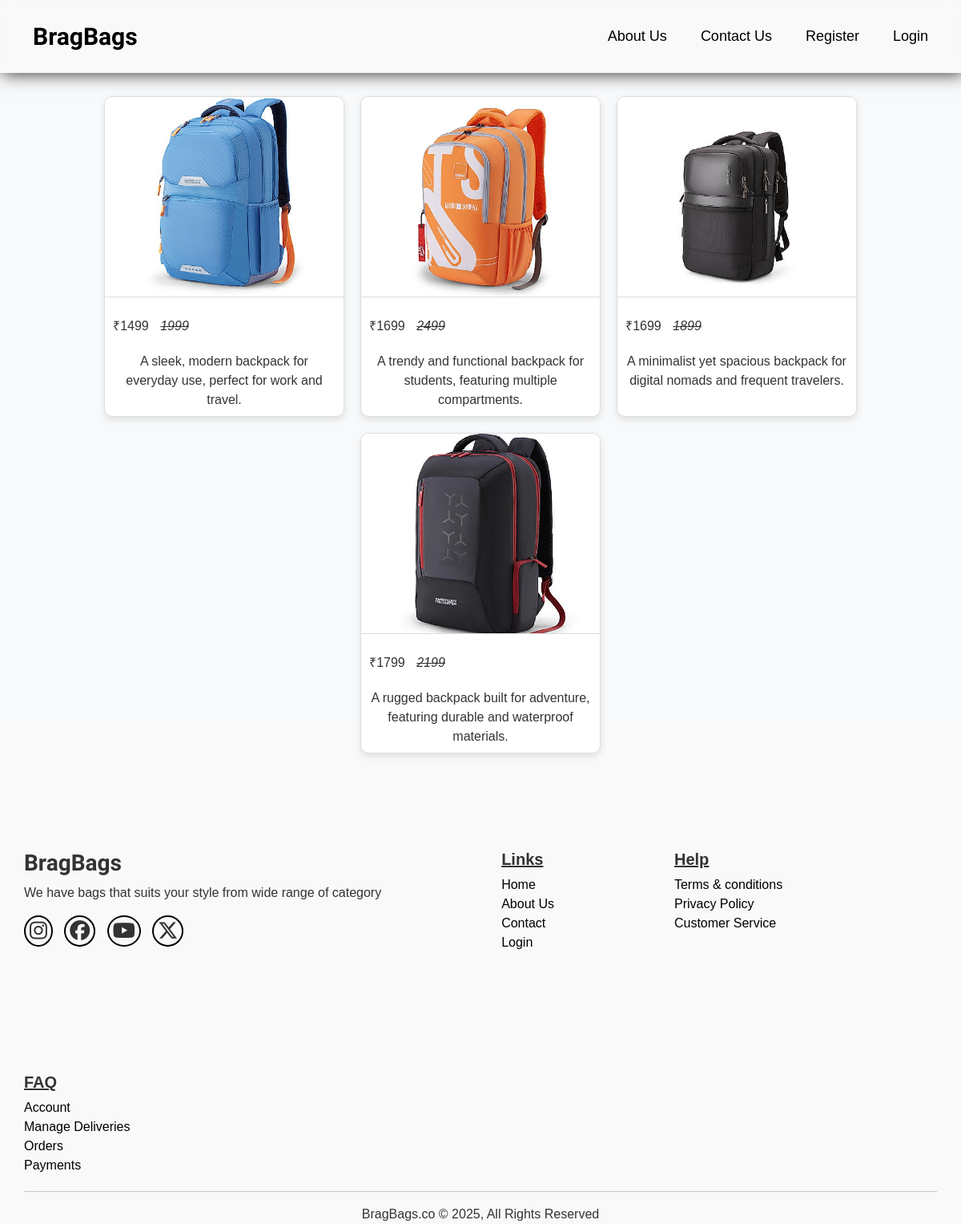
/backpackcat/, run on the app's committed database.
### core/models.py (models this page shows, shortened)
class Luggage(models.Model):
    CATEGORY_CHOICES = [
        ('SUITCASE', 'Suitcase'),
        ('BAGPACKS', 'Bagpacks'),
        ('DUFFLE', 'Duffle'),
        ('BRIEFCASE','Briefcase')
    ]
    name = models.CharField(max_length=100)
    category = models.CharField(max_length=20, choices=CATEGORY_CHOICES)
    small_description=models.CharField(max_length=300)
    description=models.TextField()
    original_price = models.IntegerField()
    discounted_price = models.IntegerField()
    luggage_image =models.ImageField(upload_to='luggage_images', default="")

### core/views.py (the view)
# urls.py: path('backpackcat/', views.backpack_category, name="backpackcat"),
def backpack_category(request):
    sc = Luggage.objects.filter(category='BAGPACKS')
    return render(request,'core/backpackcat.html',{'sc':sc})

### core/templates/core/backpackcat.html
{% extends "core/base.html" %} {% load static %} {% block content %}
<div class="suitcase-category">
  {% for sc in sc %}
  <div class="box" id="box1">
    <a href="{% url "product" sc.id %}">
      <img src="{{ sc.luggage_image.url }}" alt="back_images" />
    </a> <br>
    <p class="p_block">&#8377;{{sc.discounted_price}}</p>
    <i>{{sc.original_price}}</i>
    <p>{{sc.small_description}}</p>
  </div>
  {% endfor %}
</div>
{% endblock content %}

### core/static/core/css/main.css (style rules this page uses)
* { box-sizing: border-box; margin: 0; padding: 0; font-family: Arial, sans-serif; font-weight: 100; }
html, body { min-height: 100vh; width: 100%; background-color: #fff; }

### core/static/core/css/product.css (style rules this page uses)
body { font-family: 'Poppins', sans-serif; background-color: #f9f9f9; color: #333; }

### core/static/core/css/suitcategory.css (style rules this page uses)
* { margin: 0; padding: 0; box-sizing: border-box; }
html, body { width: 100%; height: 100%; font-family: 'Arial', sans-serif; background-color: #f9f9f9; }
.suitcase-category { margin: 100px auto; padding: 20px; display: flex; justify-content: center; align-items: center; flex-wrap: wrap; gap: 20px; max-width: 1200px; }
.box { width: 300px; height: 400px; border: 1px solid #ddd; border-radius: 10px; overflow: hidden; background-color: #fff; box-shadow: 0 4px 8px rgba(0, 0, 0, 0.1); transition: transform 0.3s ease, box-shadow 0.3s ease; }
.box img { width: 100%; height: 250px; object-fit: cover; border-bottom: 1px solid #ddd; }
.box p { margin-top: 20px; text-align: center; font-size: 16px; color: #333; padding: 0 10px; }
.box a { display: block; }
.p_block { display: inline; }
.box i { text-decoration: line-through; }

### core/static/core/css/viewcart.css (style rules this page uses)
body { font-family: "Poppins", sans-serif; background-color: #f8f9fa; margin: 0; padding: 0; }

### data on the page
Luggage: luggage_image (picture), discounted_price "1499", original_price "1999", small_description "A sleek, modern backpack for everyday use, perfect for work and travel."
Luggage: luggage_image (picture), discounted_price "1699", original_price "2499", small_description "A trendy and functional backpack for students, featuring multiple compartments."
Luggage: luggage_image (picture), discounted_price "1699", original_price "1899", small_description "A minimalist yet spacious backpack for digital nomads and frequent travelers."
Luggage: luggage_image (picture), discounted_price "1799", original_price "2199", small_description "A rugged backpack built for adventure, featuring durable and waterproof materials."
